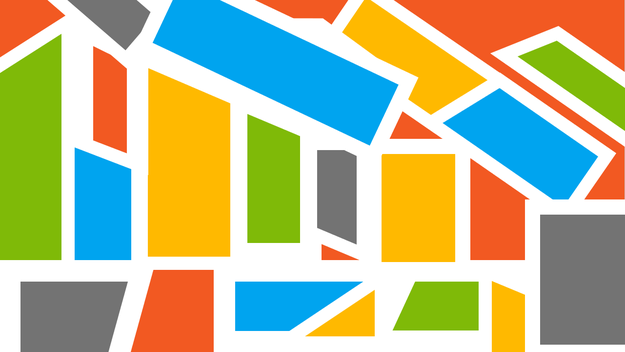
#> input picture 1_BasicImageProcessing/4_ExtractAndVisualizeImageFeature/data/sample_01.png, 625 x 352 px, shrunk from 1281 x 720 before the run
$ python main.py
#> lines starting #> are read from the running program, lines starting #| are printed output that depends on the picture
import cv2
import numpy as np
import matplotlib.pyplot as plt
import os


def read_img(dir_path, filename):
    return cv2.imread(os.path.join(dir_path, filename))

def save_img(img, dir_path, filename):
    # save as jpg
    result_diff = cv2.imwrite(os.path.join(dir_path, filename), img)
    if result_diff == False:
        print("Can't save the image: ", filename)
        exit()


def generate_hist_grayscale(img_bgr):
    img_gray = cv2.cvtColor(img_bgr, cv2.COLOR_BGR2GRAY)
    hist = cv2.calcHist([img_gray], [0], None, [256], [0, 256]).flatten()

    # normalization
    return hist/hist.sum()


def generate_hist_rgb(img_bgr):
    img_rgb = cv2.cvtColor(img_bgr, cv2.COLOR_BGR2RGB)
    hist_r = cv2.calcHist([img_rgb], [0], None, [256], [0, 256]).flatten()
    hist_g = cv2.calcHist([img_rgb], [1], None, [256], [0, 256]).flatten()
    hist_b = cv2.calcHist([img_rgb], [2], None, [256], [0, 256]).flatten()

    # normalization
    return hist_r/hist_r.sum(), hist_g/hist_g.sum(), hist_b/hist_b.sum()


def display_grayscale_hist(hist1, hist2, img1_bgr, img1_caption, img2_bgr, img2_caption):
    # bgr to rgb for matplotlib
    img1_rgb = cv2.cvtColor(img1_bgr, cv2.COLOR_BGR2RGB)
    img2_rgb = cv2.cvtColor(img2_bgr, cv2.COLOR_BGR2RGB)

    # bgr to gray
    img1_gray = cv2.cvtColor(img1_rgb, cv2.COLOR_RGB2GRAY)
    img2_gray = cv2.cvtColor(img2_rgb, cv2.COLOR_RGB2GRAY)

    # plot start
    plt.figure(figsize=(12, 8))

    # img1
    plt.subplot(3, 2, 1)
    plt.imshow(img1_rgb)
    plt.title(img1_caption)
    plt.axis("off")

    # img2
    plt.subplot(3, 2, 2)
    plt.imshow(img2_rgb)
    plt.title(img2_caption)
    plt.axis("off")

    # img1_gray
    plt.subplot(3, 2, 3)
    plt.imshow(img1_gray, cmap="gray")
    plt.title(img1_caption+"(grayscale)")
    plt.axis("off")

    # img2_gray
    plt.subplot(3, 2, 4)
    plt.imshow(img2_gray, cmap="gray")
    plt.title(img2_caption+"(grayscale)")
    plt.axis("off")

    # hist
    plt.subplot(3, 2, 5)
    plt.plot(hist1, label=img1_caption, linewidth=2, alpha=0.7)
    plt.plot(hist2, label=img2_caption, linewidth=2, alpha=0.7)
    plt.title("Grayscale Histogram Comparison")
    plt.xlabel("Pixel Value")
    plt.ylabel("Normalized Frequency")
    plt.xlim(0, 255)
    plt.legend()
    plt.grid()

    # diff
    plt.subplot(3, 2, 6)
    plt.plot(np.abs(hist1-hist2), linewidth=2)
    plt.title("Histgram Differences")
    plt.xlabel("Pixel Value")
    plt.ylabel("Normalized Frequency")
    plt.xlim(0, 255)
    plt.grid()

    # show
    plt.tight_layout()
    plt.show()


def main():
    # set a relative path for using the image folder
    dir_path_src = os.path.dirname(__file__)
    dir_path_data = os.path.join(dir_path_src, "..", "data")
    dir_path_output = os.path.join(dir_path_src, "..", "output")

    # read images
    img_01 = read_img(dir_path_data, "sample_01.png")
#> in read_img, returned value is the input picture: shape (352, 625, 3); mean B, G, R 140.4, 184.6, 183.3
    img_02 = read_img(dir_path_data, "sample_02.jpg")
#> call 2 of read_img, with filename = 'sample_02.jpg'
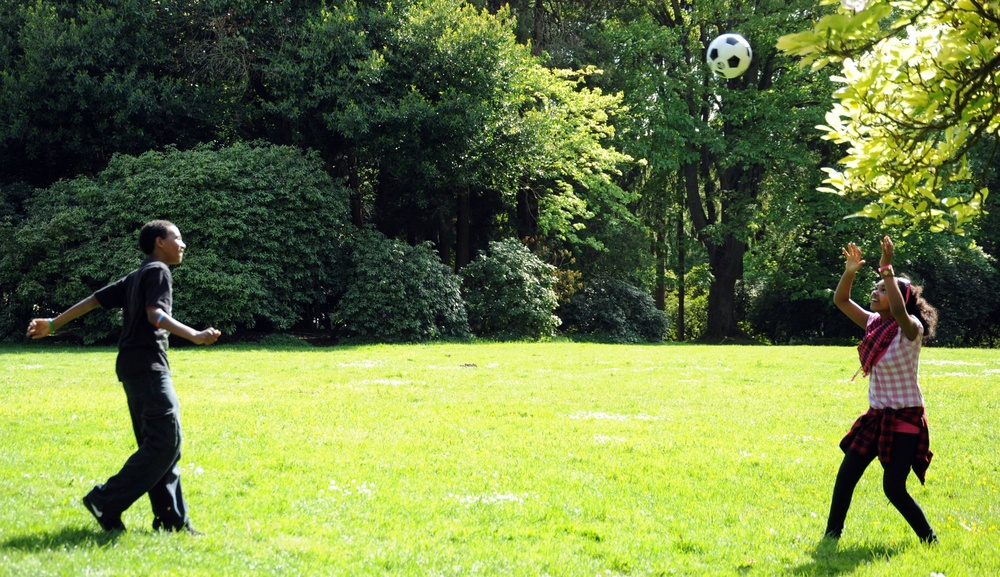
#> input picture 1_BasicImageProcessing/4_ExtractAndVisualizeImageFeature/data/sample_02.jpg, 1000 x 577 px, shrunk from 2048 x 1181 before the run
#> in read_img, returned value is the input picture: shape (577, 1000, 3); mean B, G, R 68, 128.5, 111.5

    # calc hist
    hist_01 = generate_hist_grayscale(img_01)
#> in generate_hist_grayscale, `img_gray = cv2.cvtColor(img_bgr, cv2.COLOR_BGR2GRAY)`:
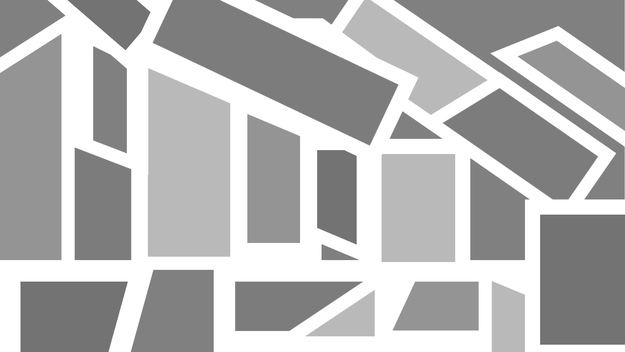
#> img_gray: shape (352, 625); min 92, max 255, mean 179.2
#> in generate_hist_grayscale, `hist = cv2.calcHist([img_gray], [0], None, [256], [0, 256]).flatten()`: hist = 256 values, max 64065 at index 255, min 0 at index 0, mean 859.4
#> hist_01 = 256 values, max 0.291 at index 255, min 0 at index 0, mean 0.00391
    hist_02 = generate_hist_grayscale(img_02)
#> in generate_hist_grayscale (call 2), `img_gray = cv2.cvtColor(img_bgr, cv2.COLOR_BGR2GRAY)`:
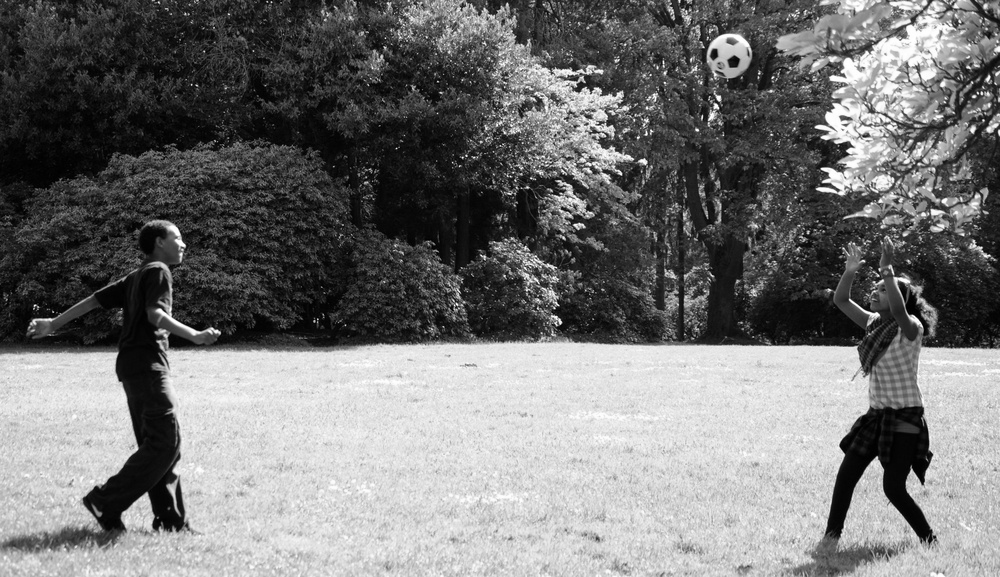
#> img_gray: shape (577, 1000); min 0, max 255, mean 116.5
#> in generate_hist_grayscale (call 2), `hist = cv2.calcHist([img_gray], [0], None, [256], [0, 256]).flatten()`: hist = 256 values, max 6597 at index 224, min 37 at index 255, mean 2253.9
#> hist_02 = 256 values, max 0.0114 at index 224, min 6.41e-05 at index 255, mean 0.00391

    # display the hist
    display_grayscale_hist(hist_01, hist_02, img_01, "sample_01.png", img_02, "sample_02.jpg")
#> in display_grayscale_hist, `plt.show()`:
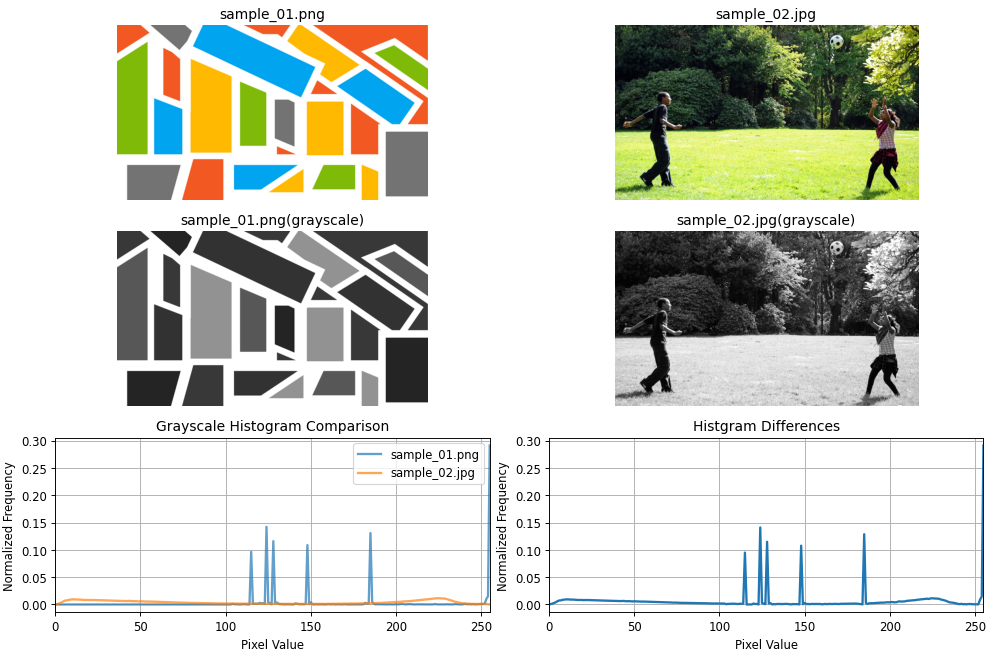
#> figure drawn by matplotlib, 6 panels; panel 5: curve peaks at x = 255, y = 0.291; panel 5: curve peaks at x = 224, y = 0.0114; panel 6: curve peaks at x = 255, y = 0.291


if __name__ == "__main__":
    main()
